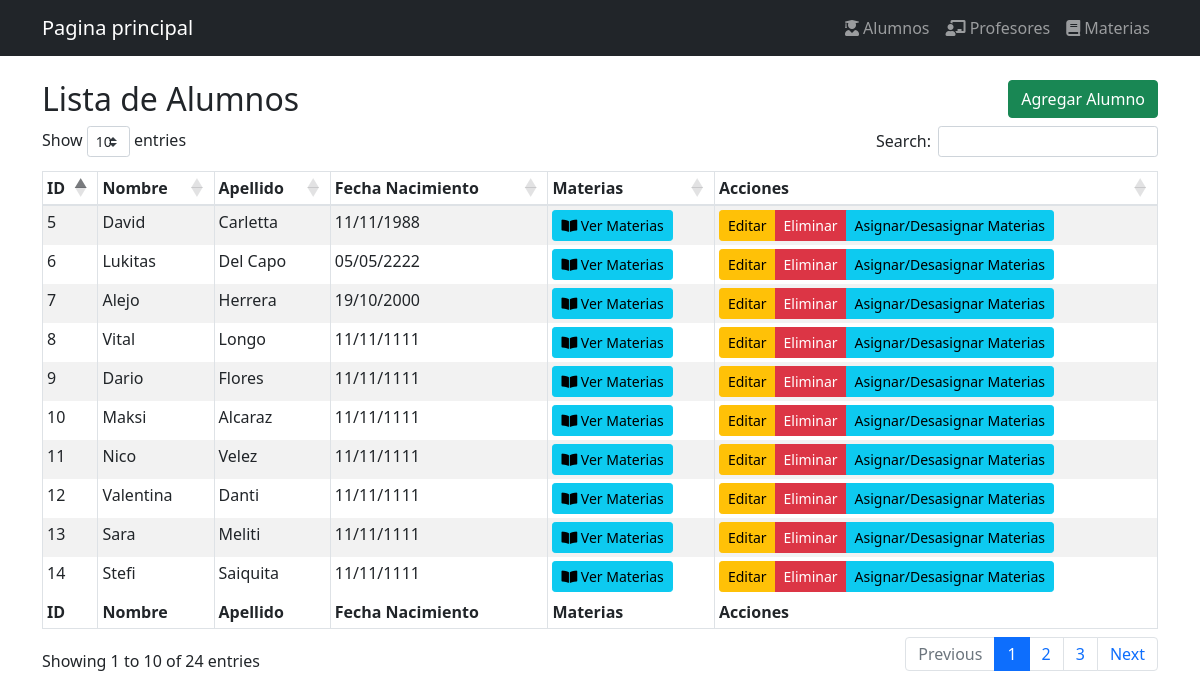
Page /Controllers/Alumnos/indexAlumnos.php on the committed database.
### tables this page shows
CREATE TABLE `alumnos` (
  `id` int(11) NOT NULL,
  `nombre` varchar(30) NOT NULL,
  `apellido` varchar(30) NOT NULL,
  `fecnac` date NOT NULL
);

### Controllers/Alumnos/indexAlumnos.php (called while the page is built)
<?php
require_once __DIR__ . "/../../Models/Alumno.php";
$alumnos = Alumno::all();
require_once "../../Views/Alumnos/index.view.php";

### Models/Alumno.php (called while the page is built, shortened)
<?php
require_once 'Conexion.php';
class Alumno extends Conexion
{
    public static function all()
    {
        $conexion = new Conexion();
        $conexion->conectar();
        $result = mysqli_prepare($conexion->con, "SELECT * FROM alumnos");
        $result->execute();
        $valoresDb = $result->get_result();
        $alumnos = [];
        while ($alumno = $valoresDb->fetch_object(Alumno::class)) {
            $alumnos[] = $alumno;
        }
        return $alumnos;
    }
}

### Models/Conexion.php (called while the page is built, shortened)
<?php
class Conexion
{
    private $host = "localhost";
    private $user = "root";
    private $password = "";
    private $database = "finalnico";
    public function conectar()
    {
        $this->con = mysqli_connect($this->host, $this->user, $this->password, $this->database);
    }
}

### Views/Alumnos/index.view.php (the view, shortened to what this page needs)
<!DOCTYPE html>
<html lang="en">
<head>
    <link rel="stylesheet" href="https://cdnjs.cloudflare.com/ajax/libs/twitter-bootstrap/4.5.2/css/bootstrap.css" />
    <link rel="stylesheet" href="https://cdn.datatables.net/1.11.3/css/dataTables.bootstrap4.min.css" />
    <link rel="stylesheet" href="//stackpath.bootstrapcdn.com/bootstrap/4.3.1/css/bootstrap.min.css">
    <link href="https://cdn.jsdelivr.net/npm/bootstrap@5.1.3/dist/css/bootstrap.min.css" rel="stylesheet">
    <link rel="stylesheet" href="https://cdnjs.cloudflare.com/ajax/libs/font-awesome/5.15.4/css/all.min.css">
</head>
<body>
    <nav class="navbar navbar-expand-lg navbar-dark bg-dark mb-4">
        <div class="container">
            <a class="navbar-brand" href="/MiFinalDesarrollo/Controllers/dashboard.php">Pagina principal</a>
            <div class="navbar-nav">
                <a class="nav-item nav-link" href="/MiFinalDesarrollo/Controllers/Alumnos/indexAlumnos.php">
                    <i class="fas fa-user-graduate"></i> Alumnos
                </a>
                <a class="nav-item nav-link" href="/MiFinalDesarrollo/Controllers/Profesores/indexProfesores.php">
                    <i class="fas fa-chalkboard-teacher"></i> Profesores
                </a>
                <a class="nav-item nav-link" href="/MiFinalDesarrollo/Controllers/Materias/indexMaterias.php">
                    <i class="fas fa-book"></i> Materias
                </a>
            </div>
        </div>
    </nav>
    <div class="bs-example">
        <div class="container">
            <div class="row">
                <div class="col-md-12">
                    <div class="page-header clearfix">
                        <a href="createAlumnos.php" class="btn btn-success float-right">Agregar Alumno</a>
                        <h2 class="pull-left">Lista de Alumnos</h2>
                    </div>
                    <table id="listaAlumnos" class="table table-sm table-striped table-bordered" style="width:100%">
                        <thead>
                            <tr>
                                <th>ID</th>
                                <th>Nombre</th>
                                <th>Apellido</th>
                                <th>Fecha Nacimiento</th>
                                <th>Materias</th>
                                <th>Acciones</th>
                            </tr>
                        </thead>
                        <tbody>
                            <?php
                            foreach ($alumnos as $alumno) { ?>
                                <tr>
                                    <td><?= $alumno->id; ?></td>
                                    <td><?= $alumno->nombre; ?></td>
                                    <td><?= $alumno->apellido; ?></td>
                                    <td><?= date('d/m/Y', strtotime($alumno->fecnac)); ?></td>
                                    <td>
                                        <a href="materiasvista.php?id=<?= $alumno->id; ?>" class="btn btn-info btn-sm">
                                            <i class="fas fa-book-open"></i> Ver Materias
                                        </a>
                                    </td>
                                    <td>
                                        <div class="btn-group">
                                            <a href="updateAlumnos.php?id=<?= $alumno->id; ?>" class="btn btn-warning btn-sm">Editar</a>
                                            <a href="deleteAlumnos.php?id=<?= $alumno->id; ?>" class="btn btn-danger btn-sm">Eliminar</a>
                                            <a href="editarMateriasAlumno.php?id=<?= $alumno->id; ?>" class="btn btn-info btn-sm">Asignar/Desasignar Materias</a>
                                        </div>
                                    </td>
                                </tr>
                            <?php }
                            ?>
                        </tbody>
                        <tfoot>
                            <tr>
                                <th>ID</th>
                                <th>Nombre</th>
                                <th>Apellido</th>
                                <th>Fecha Nacimiento</th>
                                <th>Materias</th>
                                <th>Acciones</th>
                            </tr>
                        </tfoot>
                    </table>
                </div>
            </div>
        </div>
    </div>
</body>
</html>

### Views/Alumnos/index.view.php (style rules this page uses)
.bs-example { margin: 20px; }

### rows in the picture
alumnos: id "5", nombre "David", apellido "Carletta", fecnac "11/11/1988"
alumnos: id "6", nombre "Lukitas", apellido "Del Capo", fecnac "05/05/2222"
alumnos: id "7", nombre "Alejo", apellido "Herrera", fecnac "19/10/2000"
alumnos: id "8", nombre "Vital", apellido "Longo", fecnac "11/11/1111"
alumnos: id "9", nombre "Dario", apellido "Flores", fecnac "11/11/1111"
alumnos: id "10", nombre "Maksi", apellido "Alcaraz", fecnac "11/11/1111"
alumnos: id "11", nombre "Nico", apellido "Velez", fecnac "11/11/1111"
alumnos: id "12", nombre "Valentina", apellido "Danti", fecnac "11/11/1111"
alumnos: id "13", nombre "Sara", apellido "Meliti", fecnac "11/11/1111"
alumnos: id "14", nombre "Stefi", apellido "Saiquita", fecnac "11/11/1111"
